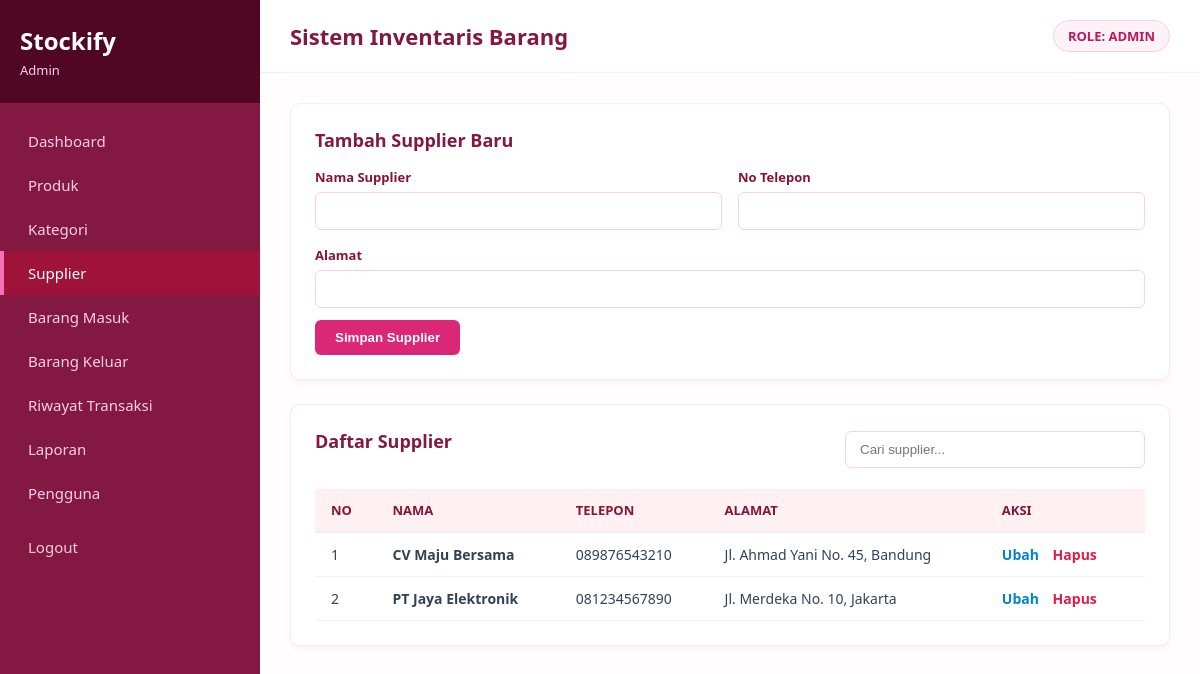
Page /public/suppliers.php (signed in) on the committed database.
### tables this page shows
CREATE TABLE suppliers (
    id INT AUTO_INCREMENT PRIMARY KEY,
    name VARCHAR(100) NOT NULL,
    phone VARCHAR(20),
    address TEXT
);

### public/suppliers.php (the view, shortened to what this page needs)
<?php
require_once '../database/config/database.php';
$editData = null;
include '../includes/header.php';
$search = $_GET['search'] ?? '';
$stmt = $pdo->prepare("SELECT * FROM suppliers WHERE name LIKE :s ORDER BY id DESC");
$stmt->execute(['s' => "%$search%"]);
$suppliers = $stmt->fetchAll();
?>
<div class="card">
    <h3><?= $editData ? 'Edit Supplier' : 'Tambah Supplier Baru'; ?></h3>
    <form method="POST">
        <div class="form-grid">
            <div class="form-group"><label>Nama Supplier</label><input type="text" name="name" value="<?= htmlspecialchars($editData['name'] ?? ''); ?>" required autocomplete="off"></div>
            <div class="form-group"><label>No Telepon</label><input type="text" name="phone" value="<?= htmlspecialchars($editData['phone'] ?? ''); ?>" autocomplete="off"></div>
        </div>
        <div class="form-group" style="margin-bottom: 12px;"><label>Alamat</label><input type="text" name="address" value="<?= htmlspecialchars($editData['address'] ?? ''); ?>" autocomplete="off"></div>
        <button type="submit" class="btn-pink"><?= $editData ? 'Perbarui Supplier' : 'Simpan Supplier'; ?></button>
    </form>
</div>
<div class="card">
    <div class="search-bar">
        <h3>Daftar Supplier</h3>
        <form method="GET"><input type="text" name="search" placeholder="Cari supplier..." value="<?= htmlspecialchars($search); ?>"></form>
    </div>
    <table>
        <thead><tr><th>NO</th><th>NAMA</th><th>TELEPON</th><th>ALAMAT</th><th>AKSI</th></tr></thead>
        <tbody>
            <?php if (count($suppliers) > 0): foreach ($suppliers as $i => $s): ?>
            <tr>
                <td><?= $i + 1; ?></td>
                <td><strong><?= htmlspecialchars($s['name']); ?></strong></td>
                <td><?= htmlspecialchars($s['phone']); ?></td>
                <td><?= htmlspecialchars($s['address']); ?></td>
                <td>
                    <a href="suppliers.php?edit=<?= $s['id']; ?>" class="action-btn" style="color: #0284c7;">Ubah</a>
                    <a href="suppliers.php?delete=<?= $s['id']; ?>" class="action-btn del" onclick="return confirm('Hapus supplier ini?')">Hapus</a>
                </td>
            </tr>
            <?php endforeach; else: ?>
            <tr><td colspan="5" style="text-align: center; color: #94a3b8;">Belum ada data supplier.</td></tr>
            <?php endif; ?>
        </tbody>
    </table>
</div>
<?php include '../includes/footer.php'; ?>

### includes/header.php (style rules this page uses)
* { box-sizing: border-box; margin: 0; padding: 0; }
body { font-family: 'Segoe UI', Tahoma, Geneva, Verdana, sans-serif; background-color: #fff1f2; display: flex; height: 100vh; overflow: hidden; color: #334155; }
.card { background: #ffffff; border: 1px solid #fce7f3; padding: 24px; border-radius: 10px; box-shadow: 0 4px 6px -1px rgba(131, 24, 67, 0.05); margin-bottom: 24px; }
.card h3 { font-size: 18px; color: #831843; margin-bottom: 16px; }
.form-grid { display: grid; grid-template-columns: repeat(2, 1fr); gap: 16px; margin-bottom: 16px; }
.form-group label { display: block; font-size: 13px; color: #881337; font-weight: 600; margin-bottom: 6px; }
.form-group input, .form-group select { width: 100%; padding: 10px 14px; border: 1px solid #fbcfe8; border-radius: 6px; font-size: 14px; outline: none; }
.btn-pink { background-color: #db2777; color: white; border: none; padding: 10px 20px; border-radius: 6px; font-weight: 600; cursor: pointer; text-decoration: none; display: inline-block; }
.search-bar { display: flex; justify-content: space-between; align-items: center; margin-bottom: 20px; }
.search-bar input { width: 300px; padding: 10px 14px; border: 1px solid #fbcfe8; border-radius: 6px; outline: none; }
table { width: 100%; border-collapse: collapse; text-align: left; }
th { background: #fff1f2; padding: 12px 16px; font-size: 13px; color: #881337; border-bottom: 2px solid #fce7f3; font-weight: 700; }
td { padding: 12px 16px; font-size: 14px; color: #334155; border-bottom: 1px solid #f1f5f9; }
.action-btn { color: #db2777; text-decoration: none; font-weight: 600; margin-right: 10px; }
.action-btn.del { color: #e11d48; }

### rows in the picture
suppliers: name "CV Maju Bersama", phone "089876543210", address "Jl. Ahmad Yani No. 45, Bandung"
suppliers: name "PT Jaya Elektronik", phone "081234567890", address "Jl. Merdeka No. 10, Jakarta"

### other values in the picture
$role "Admin"
$role "ADMIN"
